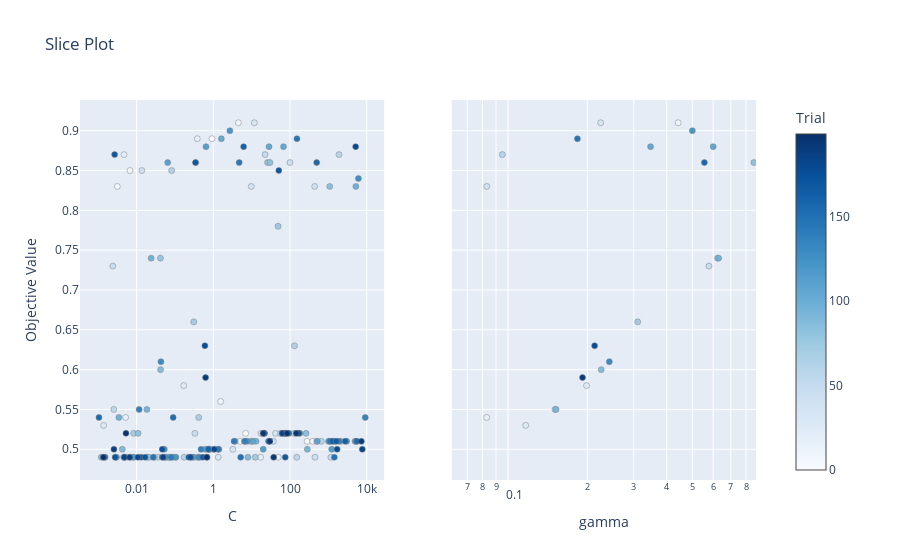

Notebook source saved alongside this figure:
### Code cell
optuna.visualization.plot_slice(study_5, params=["C", "gamma"])

### Figure 1 — Plotly figure (JSON) as saved in the notebook; plotly's stock layout.template omitted (floating-point values rounded to 4 significant figures; data arrays with more than 128 entries replaced by an {"elided": "..."} marker saying what was removed)
{"data": [{"marker": {"color": {"elided": "200 int values"}, "colorbar": {"title": {"text": "Trial"}, "x": 1, "xpad": 40, "y": 0.5}, "colorscale": [[0, "rgb(247,251,255)"], [0.125, "rgb(222,235,247)"], [0.25, "rgb(198,219,239)"], [0.375, "rgb(158,202,225)"], [0.5, "rgb(107,174,214)"], [0.625, "rgb(66,146,198)"], [0.75, "rgb(33,113,181)"], [0.875, "rgb(8,81,156)"], [1, "rgb(8,48,107)"]], "line": {"color": "Grey", "width": 0.5}, "showscale": true}, "mode": "markers", "showlegend": false, "type": "scatter", "x": {"elided": "200 float values"}, "xaxis": "x", "y": {"elided": "200 float values"}, "yaxis": "y"}, {"marker": {"color": [0, 1, 4, 7, 8, 9, 13, 14, 15, 16, 17, 18, 19, 20, 21, 25, 27, 31, 33, 34, 38, 41, 42, 43, 44, 46, 47, 48, 51, 55, 56, 57, 59, 63, 65, 67, 69, 71, 73, 75, 78, 79, 81, 82, 83, 84, 85, 86, 87, 88, 89, 93, 94, 96, 97, 98, 103, 104, 105, 111, 112, 113, 114, 115, 116, 120, 122, 127, 129, 131, 136, 137, 141, 143, 146, 148, 150, 152, 154, 156, 162, 164, 166, 167, 168, 169, 170, 172, 173, 174, 176, 178, 181, 183, 187, 190, 193, 194, 197, 198], "colorbar": {"title": {"text": "Trial"}, "x": 1, "xpad": 40}, "colorscale": [[0, "rgb(247,251,255)"], [0.125, "rgb(222,235,247)"], [0.25, "rgb(198,219,239)"], [0.375, "rgb(158,202,225)"], [0.5, "rgb(107,174,214)"], [0.625, "rgb(66,146,198)"], [0.75, "rgb(33,113,181)"], [0.875, "rgb(8,81,156)"], [1, "rgb(8,48,107)"]], "line": {"color": "Grey", "width": 0.5}, "showscale": false}, "mode": "markers", "showlegend": false, "type": "scatter", "x": [0.01859, 2.242, 0.9902, 4.656, 0.442, 0.05079, 0.0007809, 8.516, 0.08292, 8.991e-05, 0.0001512, 1.066, 7.254, 0.0004976, 0.0008089, 0.1986, 0.1167, 0.000609, 0.2247, 0.003492, 0.08302, 3.288, 1.617, 1.225, 2.6e-05, 1.176e-05, 0.01337, 0.5783, 4.03, 0.0003358, 0.1507, 2.532e-05, 0.09516, 5.209, 0.01286, 0.03317, 0.02469, 0.3104, 0.0002786, 0.033, 0.624, 1.241, 0.009646, 0.8565, 3.864e-05, 2.75, 0.002776, 0.2257, 3e-05, 0.003336, 0.0004188, 0.152, 0.001749, 0.6292, 0.02919, 0.003823, 2.656, 0.3473, 0.6003, 5.674, 0.0001292, 4.697, 0.0002492, 0.003739, 0.0003305, 0.5005, 0.003504, 8.955, 0.2422, 0.0001074, 0.0005712, 0.04214, 0.0003094, 3.507, 0.1833, 1.518e-05, 0.002727, 0.02903, 0.03408, 0.556, 6.452, 9.179e-05, 2.877e-05, 2.289e-05, 2.446, 9.722, 7.536, 0.0005058, 0.005484, 3.809e-05, 0.213, 0.00103, 0.03453, 7.706e-05, 0.005525, 0.1917, 4.601e-05, 1.513e-05, 0.0162, 0.0001391], "xaxis": "x2", "y": [0.52, 0.89, 0.83, 0.85, 0.91, 0.56, 0.49, 0.86, 0.54, 0.49, 0.49, 0.89, 0.87, 0.49, 0.49, 0.58, 0.53, 0.49, 0.91, 0.5, 0.83, 0.83, 0.86, 0.85, 0.49, 0.49, 0.52, 0.73, 0.87, 0.49, 0.55, 0.49, 0.87, 0.85, 0.63, 0.54, 0.52, 0.66, 0.49, 0.78, 0.74, 0.86, 0.52, 0.86, 0.49, 0.83, 0.52, 0.6, 0.49, 0.5, 0.49, 0.55, 0.5, 0.74, 0.54, 0.83, 0.89, 0.88, 0.88, 0.86, 0.49, 0.88, 0.5, 0.5, 0.49, 0.9, 0.5, 0.84, 0.61, 0.49, 0.54, 0.55, 0.49, 0.86, 0.89, 0.49, 0.49, 0.54, 0.54, 0.86, 0.88, 0.49, 0.49, 0.49, 0.87, 0.85, 0.86, 0.49, 0.5, 0.49, 0.63, 0.5, 0.88, 0.5, 0.5, 0.59, 0.49, 0.49, 0.52, 0.49], "yaxis": "y2"}], "layout": {"autosize": true, "title": {"text": "Slice Plot"}, "xaxis": {"anchor": "y", "autorange": true, "domain": [0, 0.45], "range": [-3.531, 4.511], "title": {"text": "C"}, "type": "log"}, "xaxis2": {"anchor": "y2", "autorange": false, "domain": [0.55, 1], "range": [-1.213, -0.05912], "title": {"text": "gamma"}, "type": "log"}, "yaxis": {"anchor": "x", "autorange": true, "domain": [0, 1], "range": [0.4553, 0.9447], "title": {"text": "Objective Value"}, "type": "linear"}, "yaxis2": {"anchor": "x2", "autorange": true, "domain": [0, 1], "matches": "y", "range": [0.4553, 0.9447], "showticklabels": false, "type": "linear"}}}
